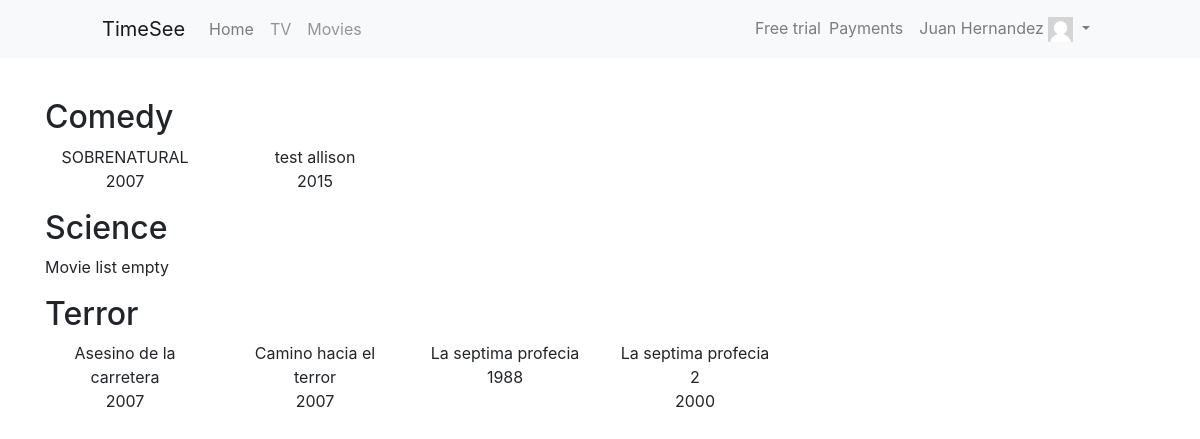
Page /movies/movies/ (signed in) on the committed database.
### accounts/models.py (models this page shows, shortened)
class Profile(models.Model):
	country_choices = (
		("MX", "Mexico"),
		("USA", "United States of America"),
	)
	user = models.OneToOneField(User, on_delete=models.CASCADE)
	photo = models.ImageField(upload_to="users/%Y/%m/%d", blank=True, default="/userDefault.png")
	phone = models.CharField(max_length=13, blank=True, null=True)
	country = models.CharField(max_length=10, choices=country_choices)
	locked = models.BooleanField(default=False)
	monthly_payment = models.DecimalField(decimal_places=2, max_digits=5, null=True, blank=True)
	foreign_currency = models.CharField(max_length=10, null=True, blank=True)
	free_trial_deadline = models.DateTimeField(null=True, blank=True)
	is_premium = models.BooleanField(default=False)

### movies/models.py (models this page shows, shortened)
class Category(models.Model):
	name = models.CharField(max_length=30)
	class Meta:
		ordering = ['name']
		verbose_name_plural = "categories"

class Movie(models.Model):
	category = models.ForeignKey(Category, related_name="category", on_delete=models.CASCADE)
	name = models.CharField(max_length=50)
	link = models.TextField()
	image = models.TextField()
	synopsis = models.TextField()
	year = models.IntegerField()
	duration = models.DurationField()
	slug = models.SlugField(max_length=200, unique=True)
	class Meta:
		ordering = ['name']

### movies/views.py (the view)
# urls.py: url('movies/$', views.MoviesListView.as_view(), name="MoviesList"),
class MoviesListView(View):
	@method_decorator(login_required)
	def get(self, request):
		template_name = 'movies/list_movies.html'
		categories = Category.objects.all()
		ListOfMoviesByCategory = []
		for category in categories:
			ListOfMoviesByCategory.append({'category': category.name, 'movies': Movie.objects.filter(category=category)})
		context = {
			'ListOfMoviesByCategory': ListOfMoviesByCategory,
		}
		return render(request, template_name, context)

### movies/templates/movies/list_movies.html (shortened to what this page needs)
{%extends 'base.html'%}
{%block content%}
	<div class="row">
		<div class="col-12">
		{%for MoviesByCategory in ListOfMoviesByCategory%}
			<h2>{{MoviesByCategory.category}}</h2>
			<div class="row">
			{%for movie in MoviesByCategory.movies%}
				<div class="col-4 col-sm-3 col-md-2">
					<p class="text-center">{{movie.name}}<br>{{movie.year}}</p>
				</div>
			{%empty%}
				<div class="col-12">
					<p>Movie list empty</p>
				</div>
			{%endfor%}
			</div>
		{%endfor%}
		</div>
	</div>
{%endblock content%}

### templates/base.html (shortened to what this page needs)
{% load static%}
<!DOCTYPE html>
<html lang="en">
	<head>
		<link rel="stylesheet" type="text/css" href="{%static '/css/styles.css'%}">
    <link rel="stylesheet" href="https://maxcdn.bootstrapcdn.com/bootstrap/4.0.0/css/bootstrap.min.css">
	</head>
	<body>
    <nav class="navbar navbar-expand-lg navbar-light bg-light">
      <a class="navbar-brand" href="{%if request.user.is_authenticated == False%}{%url 'main:Main'%}{%endif%}">TimeSee</a>
      {%if request.user.is_authenticated%}
      <div class="collapse navbar-collapse" id="navbarTogglerDemo02">
        <ul class="navbar-nav mr-auto mt-2 mt-lg-0">
          <li class="nav-item">
            <a class="nav-link" href="{%url 'accounts:Home'%}">Home <span class="sr-only">(current)</span></a>
          </li>
          <li class="nav-item {%if request.user.profile.locked == True%}disabled{%endif%}">
            <a class="nav-link" href="{%url 'TV:ChannelsList'%}">TV</a>
          </li>
          <li class="nav-item {%if request.user.profile.locked == True%}disabled{%endif%}">
            <a class="nav-link" href="{%url 'Movies:MoviesList'%}">Movies</a>
          </li>
        </ul>
        <ul class="navbar-nav ml-auto">
        {%if request.user.is_staff is False%}
          <span class="navbar-text">
          {%if request.user.profile.is_premium is True%}Premiun {%else%} Free trial {%endif%}
          </span>
          <li class="nav-item">
            <a class="nav-link" href="{%url 'payments:PaymentsList'%}">Payments</a>
          </li>
        {%endif%}
          <li class="nav-item dropdown">
            <a class="nav-link dropdown-toggle" href="#" id="navbarDropdownMenuLink" data-toggle="dropdown" aria-haspopup="true" aria-expanded="false">
              {{request.user.get_full_name}}
              <img src="{{request.user.profile.photo.url}}" class="myphoto">
            </a>
          </li>
        </ul>
      </div>
      {%endif%}
    </nav>
		<section class="container content">
      {%block content%}
			{%endblock content%}
  	</section>
	</body>
</html>

### static/css/styles.css (style rules this page uses)
.content, .sub-title { padding-top: 40px; }
.myphoto { height: 25px; width: 25px; }
@media screen and (min-width: 992px) { .navbar-brand { padding-left: 86px; } }
@media screen and (min-width: 992px) { .ml-auto { padding-right: 86px; } }

### templates/base.html (style rules this page uses)
.disabled { cursor: not-allowed; opacity: 0.8; }
.disabled > a { color: currentColor; display: inline-block; pointer-events: none; text-decoration: none; }

### rows in the picture
Category: category "Comedy"
Movie: name "SOBRENATURAL", year "2007"
Movie: name "test allison", year "2015"
Category: category "Science"
Category: category "Terror"
Movie: name "Asesino de la carretera", year "2007"
Movie: name "Camino hacia el terror", year "2007"
Movie: name "La septima profecia", year "1988"
Movie: name "La septima profecia 2", year "2000"

### other values in the picture
{{ request.user.get_full_name }} "Juan Hernandez"
